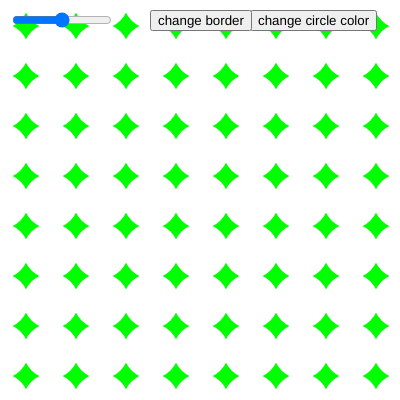
Frame 1 (no input)
Frame 60 (no input): identical to frame 1, image omitted
Frame 120 (the mouse pressed at the canvas centre since frame 60): identical to frame 1, image omitted

The p5.js sketch that drew this single still picture (run headless with seeded random() and noise() and a simulated clock; from frame 60 on, the mouse is pressed at the canvas centre):

// p5.js sketch
// ── sketch.js
var bgcolor;
var button1;
var button2;
var button3;
var circleColor;
var slider;
var changecircleStroke;
var val;


function setup() {
  
  colorMode(HSB, 360, 100, 100);
  
  canvas = createCanvas(400,400);
  bgcolor = color(200);
  circleColor = color(255);
  changecircleStroke = color(0,0,100);
  button1 = createButton("change background");
  button2 = createButton("change circle color");
  //button3 = createButton("add circles")
  button1.mousePressed(changebgColor);
  button2.mousePressed(changecircleColor);

  //button1.position(width/3, height/2);
  button2.position(250,10);
  button3 = createButton("change border")
  button3.position(150,10);
  
  
  slider = createSlider(80, 160, 120);
  slider.position(10,10);
  slider.style('width', '100px');
}


function changebgColor() {
  bgcolor = color(140, random(50,80), random(60,75));
}

function changecircleColor() {
  circleColor = color(140, random(40, 90), random(50,80));
}

function changeBorder() {
  changecircleStroke = color(random(65,20), random(40,90), random(50,80));
}

//function addCircles() {
  //fill(255);
  //ellipse(30, 30, 20, 20);
  
  
//}



function draw() {
  
  if (val != slider.value()){
    //bgcolor = slider.value();
    bgcolor = color(slider.value(), 200, 100);
    val = slider.value();
  }
  
  
  
  
 //if button1.mousePressed === true){
  
  background(bgcolor)
 // } else {
  //background(val, (20,80), (50,80));
  //}
  
  for(var x = 0; x <=width; x += 50){
    for(var y = 0; y<=height; y+=50){
    
    fill(circleColor);
    stroke(changecircleStroke);
    strokeWeight(5);
    ellipse(x + 1, y + 1, 50, 50)
    ellipse(x, y, 30, 30)
    }
  }
  
}
